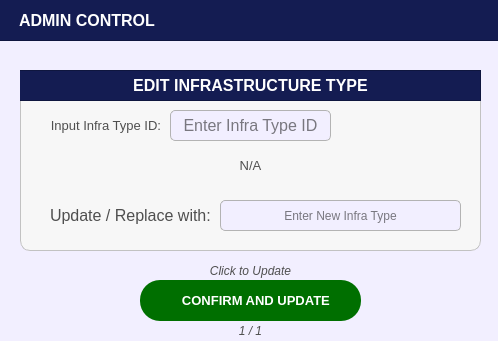
<?xml version="1.0" encoding="UTF-8"?>
<ui version="4.0">
 <class>PopUp_citizenprofileFilterOptions</class>
 <widget class="QDialog" name="PopUp_citizenprofileFilterOptions">
  <property name="geometry">
   <rect>
    <x>0</x>
    <y>0</y>
    <width>498</width>
    <height>341</height>
   </rect>
  </property>
  <property name="sizePolicy">
   <sizepolicy hsizetype="Fixed" vsizetype="Fixed">
    <horstretch>0</horstretch>
    <verstretch>0</verstretch>
   </sizepolicy>
  </property>
  <property name="palette">
   <palette>
    <active>
     <colorrole role="WindowText">
      <brush brushstyle="SolidPattern">
       <color alpha="255">
        <red>255</red>
        <green>255</green>
        <blue>255</blue>
       </color>
      </brush>
     </colorrole>
     <colorrole role="Button">
      <brush brushstyle="SolidPattern">
       <color alpha="255">
        <red>242</red>
        <green>239</green>
        <blue>255</blue>
       </color>
      </brush>
     </colorrole>
     <colorrole role="Light">
      <brush brushstyle="SolidPattern">
       <color alpha="255">
        <red>88</red>
        <green>86</green>
        <blue>150</blue>
       </color>
      </brush>
     </colorrole>
     <colorrole role="Midlight">
      <brush brushstyle="SolidPattern">
       <color alpha="255">
        <red>73</red>
        <green>71</green>
        <blue>125</blue>
       </color>
      </brush>
     </colorrole>
     <colorrole role="Dark">
      <brush brushstyle="SolidPattern">
       <color alpha="255">
        <red>29</red>
        <green>29</green>
        <blue>50</blue>
       </color>
      </brush>
     </colorrole>
     <colorrole role="Mid">
      <brush brushstyle="SolidPattern">
       <color alpha="255">
        <red>39</red>
        <green>38</green>
        <blue>67</blue>
       </color>
      </brush>
     </colorrole>
     <colorrole role="Text">
      <brush brushstyle="SolidPattern">
       <color alpha="255">
        <red>255</red>
        <green>255</green>
        <blue>255</blue>
       </color>
      </brush>
     </colorrole>
     <colorrole role="BrightText">
      <brush brushstyle="SolidPattern">
       <color alpha="255">
        <red>255</red>
        <green>255</green>
        <blue>255</blue>
       </color>
      </brush>
     </colorrole>
     <colorrole role="ButtonText">
      <brush brushstyle="SolidPattern">
       <color alpha="255">
        <red>255</red>
        <green>255</green>
        <blue>255</blue>
       </color>
      </brush>
     </colorrole>
     <colorrole role="Base">
      <brush brushstyle="SolidPattern">
       <color alpha="255">
        <red>242</red>
        <green>239</green>
        <blue>255</blue>
       </color>
      </brush>
     </colorrole>
     <colorrole role="Window">
      <brush brushstyle="SolidPattern">
       <color alpha="255">
        <red>242</red>
        <green>239</green>
        <blue>255</blue>
       </color>
      </brush>
     </colorrole>
     <colorrole role="Shadow">
      <brush brushstyle="SolidPattern">
       <color alpha="255">
        <red>16</red>
        <green>36</green>
        <blue>7</blue>
       </color>
      </brush>
     </colorrole>
     <colorrole role="AlternateBase">
      <brush brushstyle="SolidPattern">
       <color alpha="255">
        <red>29</red>
        <green>28</green>
        <blue>50</blue>
       </color>
      </brush>
     </colorrole>
     <colorrole role="ToolTipBase">
      <brush brushstyle="SolidPattern">
       <color alpha="255">
        <red>255</red>
        <green>255</green>
        <blue>220</blue>
       </color>
      </brush>
     </colorrole>
     <colorrole role="ToolTipText">
      <brush brushstyle="SolidPattern">
       <color alpha="255">
        <red>52</red>
        <green>138</green>
        <blue>46</blue>
       </color>
      </brush>
     </colorrole>
     <colorrole role="PlaceholderText">
      <brush brushstyle="SolidPattern">
       <color alpha="127">
        <red>255</red>
        <green>255</green>
        <blue>255</blue>
       </color>
      </brush>
     </colorrole>
     <colorrole role="Accent">
      <brush brushstyle="SolidPattern">
       <color alpha="255">
        <red>0</red>
        <green>255</green>
        <blue>0</blue>
       </color>
      </brush>
     </colorrole>
    </active>
    <inactive>
     <colorrole role="WindowText">
      <brush brushstyle="SolidPattern">
       <color alpha="255">
        <red>255</red>
        <green>255</green>
        <blue>255</blue>
       </color>
      </brush>
     </colorrole>
     <colorrole role="Button">
      <brush brushstyle="SolidPattern">
       <color alpha="255">
        <red>242</red>
        <green>239</green>
        <blue>255</blue>
       </color>
      </brush>
     </colorrole>
     <colorrole role="Light">
      <brush brushstyle="SolidPattern">
       <color alpha="255">
        <red>88</red>
        <green>86</green>
        <blue>150</blue>
       </color>
      </brush>
     </colorrole>
     <colorrole role="Midlight">
      <brush brushstyle="SolidPattern">
       <color alpha="255">
        <red>73</red>
        <green>71</green>
        <blue>125</blue>
       </color>
      </brush>
     </colorrole>
     <colorrole role="Dark">
      <brush brushstyle="SolidPattern">
       <color alpha="255">
        <red>29</red>
        <green>29</green>
        <blue>50</blue>
       </color>
      </brush>
     </colorrole>
     <colorrole role="Mid">
      <brush brushstyle="SolidPattern">
       <color alpha="255">
        <red>39</red>
        <green>38</green>
        <blue>67</blue>
       </color>
      </brush>
     </colorrole>
     <colorrole role="Text">
      <brush brushstyle="SolidPattern">
       <color alpha="255">
        <red>255</red>
        <green>255</green>
        <blue>255</blue>
       </color>
      </brush>
     </colorrole>
     <colorrole role="BrightText">
      <brush brushstyle="SolidPattern">
       <color alpha="255">
        <red>255</red>
        <green>255</green>
        <blue>255</blue>
       </color>
      </brush>
     </colorrole>
     <colorrole role="ButtonText">
      <brush brushstyle="SolidPattern">
       <color alpha="255">
        <red>255</red>
        <green>255</green>
        <blue>255</blue>
       </color>
      </brush>
     </colorrole>
     <colorrole role="Base">
      <brush brushstyle="SolidPattern">
       <color alpha="255">
        <red>242</red>
        <green>239</green>
        <blue>255</blue>
       </color>
      </brush>
     </colorrole>
     <colorrole role="Window">
      <brush brushstyle="SolidPattern">
       <color alpha="255">
        <red>242</red>
        <green>239</green>
        <blue>255</blue>
       </color>
      </brush>
     </colorrole>
     <colorrole role="Shadow">
      <brush brushstyle="SolidPattern">
       <color alpha="255">
        <red>16</red>
        <green>36</green>
        <blue>7</blue>
       </color>
      </brush>
     </colorrole>
     <colorrole role="AlternateBase">
      <brush brushstyle="SolidPattern">
       <color alpha="255">
        <red>29</red>
        <green>28</green>
        <blue>50</blue>
       </color>
      </brush>
     </colorrole>
     <colorrole role="ToolTipBase">
      <brush brushstyle="SolidPattern">
       <color alpha="255">
        <red>255</red>
        <green>255</green>
        <blue>220</blue>
       </color>
      </brush>
     </colorrole>
     <colorrole role="ToolTipText">
      <brush brushstyle="SolidPattern">
       <color alpha="255">
        <red>52</red>
        <green>138</green>
        <blue>46</blue>
       </color>
      </brush>
     </colorrole>
     <colorrole role="PlaceholderText">
      <brush brushstyle="SolidPattern">
       <color alpha="127">
        <red>255</red>
        <green>255</green>
        <blue>255</blue>
       </color>
      </brush>
     </colorrole>
     <colorrole role="Accent">
      <brush brushstyle="SolidPattern">
       <color alpha="255">
        <red>0</red>
        <green>255</green>
        <blue>0</blue>
       </color>
      </brush>
     </colorrole>
    </inactive>
    <disabled>
     <colorrole role="WindowText">
      <brush brushstyle="SolidPattern">
       <color alpha="255">
        <red>29</red>
        <green>29</green>
        <blue>50</blue>
       </color>
      </brush>
     </colorrole>
     <colorrole role="Button">
      <brush brushstyle="SolidPattern">
       <color alpha="255">
        <red>242</red>
        <green>239</green>
        <blue>255</blue>
       </color>
      </brush>
     </colorrole>
     <colorrole role="Light">
      <brush brushstyle="SolidPattern">
       <color alpha="255">
        <red>88</red>
        <green>86</green>
        <blue>150</blue>
       </color>
      </brush>
     </colorrole>
     <colorrole role="Midlight">
      <brush brushstyle="SolidPattern">
       <color alpha="255">
        <red>73</red>
        <green>71</green>
        <blue>125</blue>
       </color>
      </brush>
     </colorrole>
     <colorrole role="Dark">
      <brush brushstyle="SolidPattern">
       <color alpha="255">
        <red>29</red>
        <green>29</green>
        <blue>50</blue>
       </color>
      </brush>
     </colorrole>
     <colorrole role="Mid">
      <brush brushstyle="SolidPattern">
       <color alpha="255">
        <red>39</red>
        <green>38</green>
        <blue>67</blue>
       </color>
      </brush>
     </colorrole>
     <colorrole role="Text">
      <brush brushstyle="SolidPattern">
       <color alpha="255">
        <red>29</red>
        <green>29</green>
        <blue>50</blue>
       </color>
      </brush>
     </colorrole>
     <colorrole role="BrightText">
      <brush brushstyle="SolidPattern">
       <color alpha="255">
        <red>255</red>
        <green>255</green>
        <blue>255</blue>
       </color>
      </brush>
     </colorrole>
     <colorrole role="ButtonText">
      <brush brushstyle="SolidPattern">
       <color alpha="255">
        <red>29</red>
        <green>29</green>
        <blue>50</blue>
       </color>
      </brush>
     </colorrole>
     <colorrole role="Base">
      <brush brushstyle="SolidPattern">
       <color alpha="255">
        <red>242</red>
        <green>239</green>
        <blue>255</blue>
       </color>
      </brush>
     </colorrole>
     <colorrole role="Window">
      <brush brushstyle="SolidPattern">
       <color alpha="255">
        <red>242</red>
        <green>239</green>
        <blue>255</blue>
       </color>
      </brush>
     </colorrole>
     <colorrole role="Shadow">
      <brush brushstyle="SolidPattern">
       <color alpha="255">
        <red>16</red>
        <green>36</green>
        <blue>7</blue>
       </color>
      </brush>
     </colorrole>
     <colorrole role="AlternateBase">
      <brush brushstyle="SolidPattern">
       <color alpha="255">
        <red>59</red>
        <green>57</green>
        <blue>100</blue>
       </color>
      </brush>
     </colorrole>
     <colorrole role="ToolTipBase">
      <brush brushstyle="SolidPattern">
       <color alpha="255">
        <red>255</red>
        <green>255</green>
        <blue>220</blue>
       </color>
      </brush>
     </colorrole>
     <colorrole role="ToolTipText">
      <brush brushstyle="SolidPattern">
       <color alpha="255">
        <red>52</red>
        <green>138</green>
        <blue>46</blue>
       </color>
      </brush>
     </colorrole>
     <colorrole role="PlaceholderText">
      <brush brushstyle="SolidPattern">
       <color alpha="127">
        <red>29</red>
        <green>29</green>
        <blue>50</blue>
       </color>
      </brush>
     </colorrole>
     <colorrole role="Accent">
      <brush brushstyle="SolidPattern">
       <color alpha="255">
        <red>0</red>
        <green>255</green>
        <blue>0</blue>
       </color>
      </brush>
     </colorrole>
    </disabled>
   </palette>
  </property>
  <property name="cursor">
   <cursorShape>PointingHandCursor</cursorShape>
  </property>
  <property name="windowTitle">
   <string>Dialog</string>
  </property>
  <property name="styleSheet">
   <string notr="true">#PopUp_citizenprofileFilterOptions{
	background-color: #f2efff;
}</string>
  </property>
  <widget class="QFrame" name="basePopUpTitleFrame">
   <property name="geometry">
    <rect>
     <x>-1</x>
     <y>-10</y>
     <width>501</width>
     <height>51</height>
    </rect>
   </property>
   <property name="styleSheet">
    <string notr="true">#basePopUpTitleFrame {
	background-color: #141c52;
}</string>
   </property>
   <property name="frameShape">
    <enum>QFrame::Shape::StyledPanel</enum>
   </property>
   <property name="frameShadow">
    <enum>QFrame::Shadow::Raised</enum>
   </property>
   <widget class="QLabel" name="label_titleFilterOptions">
    <property name="geometry">
     <rect>
      <x>20</x>
      <y>10</y>
      <width>311</width>
      <height>41</height>
     </rect>
    </property>
    <property name="font">
     <font>
      <family>Arial</family>
      <pointsize>12</pointsize>
      <bold>true</bold>
     </font>
    </property>
    <property name="styleSheet">
     <string notr="true">#label_titleFilterOptions {
	background-color: transparent;
	color: #FFFFFF;
}
</string>
    </property>
    <property name="text">
     <string>ADMIN CONTROL</string>
    </property>
    <property name="alignment">
     <set>Qt::AlignmentFlag::AlignLeading|Qt::AlignmentFlag::AlignLeft|Qt::AlignmentFlag::AlignVCenter</set>
    </property>
   </widget>
  </widget>
  <widget class="QFrame" name="basePopUpBodyFrame_2">
   <property name="geometry">
    <rect>
     <x>20</x>
     <y>70</y>
     <width>461</width>
     <height>181</height>
    </rect>
   </property>
   <property name="styleSheet">
    <string notr="true">#basePopUpBodyFrame_2 {
	background-color: rgb(247, 247, 247);
	border: 1px solid rgb(194, 194, 194);
	border-radius: 10px;
}</string>
   </property>
   <property name="frameShape">
    <enum>QFrame::Shape::StyledPanel</enum>
   </property>
   <property name="frameShadow">
    <enum>QFrame::Shadow::Raised</enum>
   </property>
   <widget class="QFrame" name="basePopUpTitleFrame_2">
    <property name="geometry">
     <rect>
      <x>-10</x>
      <y>0</y>
      <width>471</width>
      <height>31</height>
     </rect>
    </property>
    <property name="styleSheet">
     <string notr="true">#basePopUpTitleFrame_2 {
	background-color: #141c52;
}</string>
    </property>
    <property name="frameShape">
     <enum>QFrame::Shape::StyledPanel</enum>
    </property>
    <property name="frameShadow">
     <enum>QFrame::Shadow::Raised</enum>
    </property>
    <widget class="QLabel" name="label_title">
     <property name="geometry">
      <rect>
       <x>40</x>
       <y>0</y>
       <width>401</width>
       <height>31</height>
      </rect>
     </property>
     <property name="font">
      <font>
       <family>Arial</family>
       <pointsize>12</pointsize>
       <bold>true</bold>
      </font>
     </property>
     <property name="styleSheet">
      <string notr="true">#label_title{
	background-color:transparent;
	color: rgb(255, 255, 255);
}</string>
     </property>
     <property name="text">
      <string>EDIT INFRASTRUCTURE TYPE</string>
     </property>
     <property name="alignment">
      <set>Qt::AlignmentFlag::AlignCenter</set>
     </property>
    </widget>
   </widget>
   <widget class="QLineEdit" name="AdmnCon_Input_Infra">
    <property name="geometry">
     <rect>
      <x>200</x>
      <y>130</y>
      <width>241</width>
      <height>31</height>
     </rect>
    </property>
    <property name="font">
     <font>
      <family>Arial</family>
      <pointsize>9</pointsize>
     </font>
    </property>
    <property name="styleSheet">
     <string notr="true">#AdmnCon_Input_Infra{
	border: 1px solid #b3b3b3;  /* Black border */
    border-radius: 5px;        /* Rounded corners */
    padding: 5px;               /* Inner spacing */
    background-color: #f2efff;  /* Gray background */
    color: #000000; 
}

</string>
    </property>
    <property name="text">
     <string/>
    </property>
    <property name="maxLength">
     <number>35</number>
    </property>
    <property name="alignment">
     <set>Qt::AlignmentFlag::AlignCenter</set>
    </property>
    <property name="placeholderText">
     <string>Enter New Infra Type</string>
    </property>
   </widget>
   <widget class="QLabel" name="register_citizen_labelHomeNumber">
    <property name="geometry">
     <rect>
      <x>30</x>
      <y>130</y>
      <width>161</width>
      <height>31</height>
     </rect>
    </property>
    <property name="font">
     <font>
      <family>Arial</family>
      <pointsize>12</pointsize>
     </font>
    </property>
    <property name="styleSheet">
     <string notr="true">#register_citizen_labelHomeNumber{
	background-color:transparent;
	color:#4f4f4f;
}</string>
    </property>
    <property name="text">
     <string>Update / Replace with:</string>
    </property>
    <property name="alignment">
     <set>Qt::AlignmentFlag::AlignLeading|Qt::AlignmentFlag::AlignLeft|Qt::AlignmentFlag::AlignVCenter</set>
    </property>
   </widget>
   <widget class="QLineEdit" name="input_id_search">
    <property name="geometry">
     <rect>
      <x>150</x>
      <y>40</y>
      <width>161</width>
      <height>31</height>
     </rect>
    </property>
    <property name="font">
     <font>
      <family>Arial</family>
      <pointsize>12</pointsize>
     </font>
    </property>
    <property name="styleSheet">
     <string notr="true">#input_id_search{
	border: 1px solid #b3b3b3;  /* Black border */
    border-radius: 5px;        /* Rounded corners */
    padding: 5px;               /* Inner spacing */
    background-color: #f2efff;  /* Gray background */
    color: #000000; 
}

</string>
    </property>
    <property name="text">
     <string/>
    </property>
    <property name="maxLength">
     <number>35</number>
    </property>
    <property name="alignment">
     <set>Qt::AlignmentFlag::AlignCenter</set>
    </property>
    <property name="placeholderText">
     <string>Enter Infra Type ID</string>
    </property>
   </widget>
   <widget class="QLabel" name="display_searched">
    <property name="geometry">
     <rect>
      <x>0</x>
      <y>80</y>
      <width>461</width>
      <height>31</height>
     </rect>
    </property>
    <property name="font">
     <font>
      <family>Arial</family>
      <pointsize>10</pointsize>
     </font>
    </property>
    <property name="styleSheet">
     <string notr="true">#display_searched{
	background-color:transparent;
	color:#4f4f4f;
}</string>
    </property>
    <property name="text">
     <string>N/A</string>
    </property>
    <property name="alignment">
     <set>Qt::AlignmentFlag::AlignCenter</set>
    </property>
   </widget>
   <widget class="QLabel" name="label_comment">
    <property name="geometry">
     <rect>
      <x>30</x>
      <y>40</y>
      <width>111</width>
      <height>31</height>
     </rect>
    </property>
    <property name="font">
     <font>
      <family>Arial</family>
      <pointsize>10</pointsize>
     </font>
    </property>
    <property name="styleSheet">
     <string notr="true">#label_comment{
	background-color:transparent;
	color:#4f4f4f;
}</string>
    </property>
    <property name="text">
     <string>Input Infra Type ID:</string>
    </property>
    <property name="alignment">
     <set>Qt::AlignmentFlag::AlignRight|Qt::AlignmentFlag::AlignTrailing|Qt::AlignmentFlag::AlignVCenter</set>
    </property>
   </widget>
  </widget>
  <widget class="QPushButton" name="register_buttonConfirmHousehold_SaveForm">
   <property name="geometry">
    <rect>
     <x>140</x>
     <y>280</y>
     <width>221</width>
     <height>41</height>
    </rect>
   </property>
   <property name="font">
    <font>
     <family>Arial</family>
     <pointsize>10</pointsize>
     <bold>true</bold>
    </font>
   </property>
   <property name="cursor">
    <cursorShape>PointingHandCursor</cursorShape>
   </property>
   <property name="styleSheet">
    <string notr="true">#register_buttonConfirmHousehold_SaveForm {
    background-color: #006f00;
    color: white;
    border-radius: 20px;
    padding: 10px; /* Optional: Adjusts spacing inside the button */
}
#register_buttonConfirmHousehold_SaveForm:hover {
    background-color: #00a600; /* Slightly lighter blue when hovered */
}
#register_buttonConfirmHousehold_SaveForm:pressed {
    background-color: #005d00; /* Darker blue when clicked */
}</string>
   </property>
   <property name="text">
    <string>   CONFIRM AND UPDATE</string>
   </property>
   <property name="icon">
    <iconset>
     <normaloff>../../../Assets/FuncIcons/icon_confirm.svg</normaloff>../../../Assets/FuncIcons/icon_confirm.svg</iconset>
   </property>
   <property name="iconSize">
    <size>
     <width>30</width>
     <height>30</height>
    </size>
   </property>
  </widget>
  <widget class="QLabel" name="progress">
   <property name="geometry">
    <rect>
     <x>200</x>
     <y>320</y>
     <width>101</width>
     <height>21</height>
    </rect>
   </property>
   <property name="font">
    <font>
     <family>Arial</family>
     <pointsize>9</pointsize>
     <italic>true</italic>
     <bold>false</bold>
    </font>
   </property>
   <property name="styleSheet">
    <string notr="true">#progress {
	background-color: transparent;
	color: #4f4f4f;
}
</string>
   </property>
   <property name="text">
    <string>1 / 1</string>
   </property>
   <property name="alignment">
    <set>Qt::AlignmentFlag::AlignCenter</set>
   </property>
  </widget>
  <widget class="QLabel" name="notenote">
   <property name="geometry">
    <rect>
     <x>140</x>
     <y>260</y>
     <width>221</width>
     <height>21</height>
    </rect>
   </property>
   <property name="font">
    <font>
     <family>Arial</family>
     <pointsize>9</pointsize>
     <italic>true</italic>
     <bold>false</bold>
    </font>
   </property>
   <property name="styleSheet">
    <string notr="true">#notenote {
	background-color: transparent;
	color: #4f4f4f;
}
</string>
   </property>
   <property name="text">
    <string>Click to Update</string>
   </property>
   <property name="alignment">
    <set>Qt::AlignmentFlag::AlignCenter</set>
   </property>
  </widget>
 </widget>
 <resources/>
 <connections/>
</ui>
